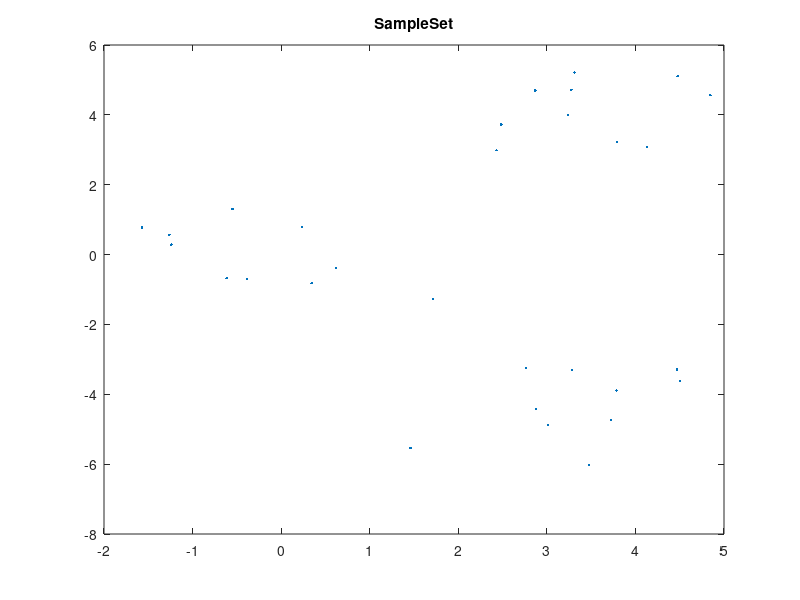

The MATLAB script that drew this image: (Note: this script raises an error after producing the figure.)
clear all;
close all;
SDataNum=30; %样本观测点的数量
B=10; %参考数据集的数量
EX=[0 0;4 4;4 -4];  %各类样本的均值向量
sigma=[1 0;0 1]; %协方差矩阵
SData=[]; %样本数据
[EM,~]=size(EX);
for i=1:EM
    SData=[SData;mvnrnd(EX(i,:),sigma,fix(SDataNum/EM))]; % fix(X) rounds the elements of X to the nearest integers towards zero.
end
%画二维样本分布图
figure(1);
plot(SData(:,1),SData(:,2),'.'); 
title('SampleSet');

MaxK=10; %最大的聚类数
Wk=log(CompuWk(SData,MaxK)); %计算样本的Wk
interval=minmax(SData'); %样本各维度的取值区间
[M,N]=size(SData);
RefSet=zeros(M,N,B);
for b=1:B 
    %生成参考数据集
    for i=1:N
        TempSet(i,:)=unifrnd(interval(i,1),interval(i,2),1,M);
    end
    RefSet(:,:,b)=TempSet';
end
for b=1:B
    %计算参考数据集的Wkb
    Wkb(:,b)=log(CompuWk(RefSet(:,:,b),MaxK))';
end
for k=1:MaxK %计算Gap(k)
    Gap(k)=sum(Wkb(k,:))/B-Wk(k);
    l(k)=sum(Wkb(k,:))/B;
    sdk(k)=norm(Wkb(k,:)-l(k)*ones(1,B))/sqrt(B);
    sk(k)=sdk(k)*sqrt(1+1/B);
end
OptimusK=1;
for k=2:MaxK
    %计算最优的聚类数k
    if (Gap(k)<=Gap(k-1)+sk(k))&&(OptimusK==1) 
        OptimusK=k-1;
    end
end

figure(2);%画Gap值和最优聚类数
plot(1:MaxK,Gap,'.-',OptimusK,Gap(OptimusK),'dr');
legend('Gap Value','Optimal Number','Location','NorthEast');
xlabel('K Value');ylabel('Gap Value');title('Gap Value');


